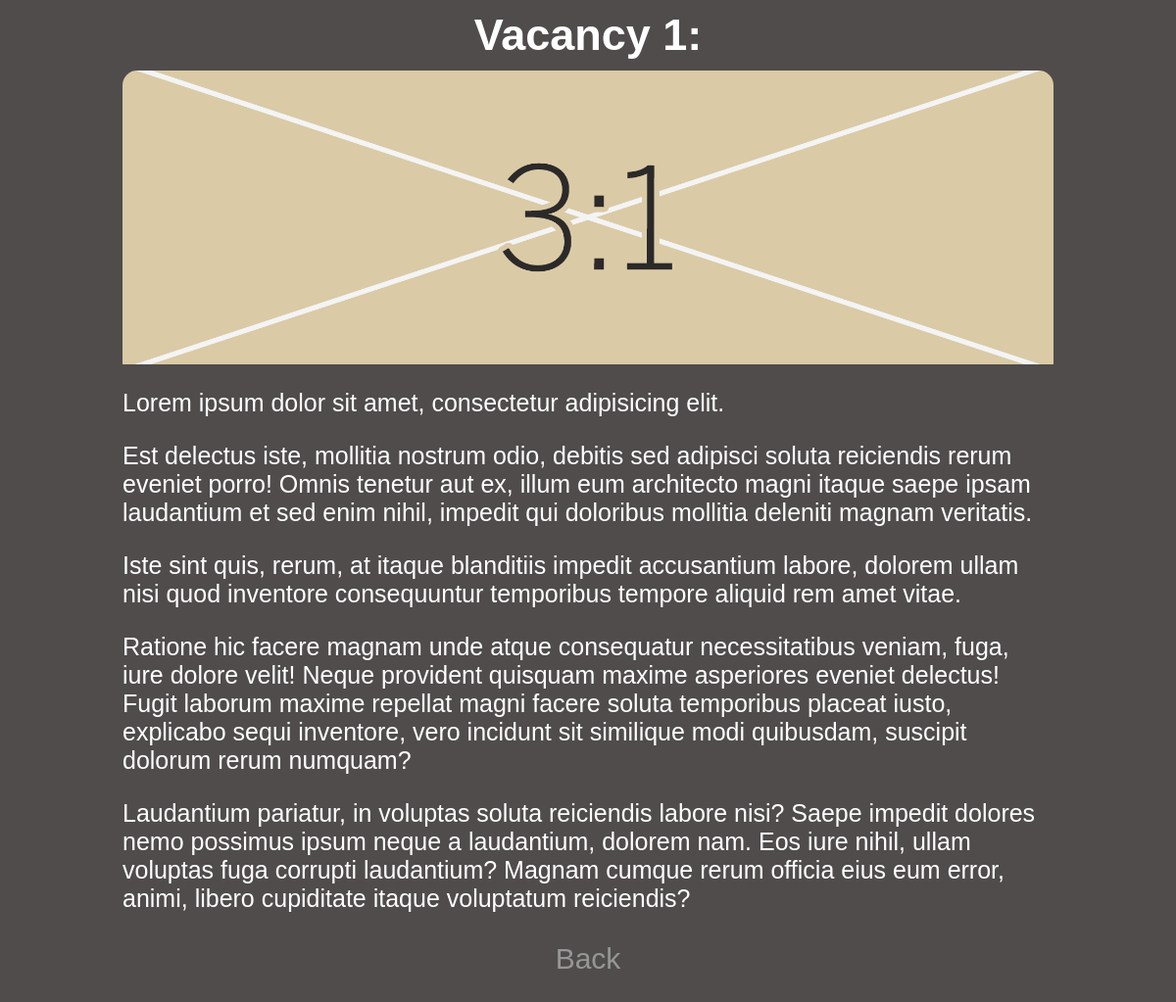
The page /posts/vacancies/vacancy_1/ on the database its author committed.
### app/models.py (models this page shows, shortened)
class Vacancy(models.Model):
    title_vac = models.CharField(max_length=100, verbose_name='Title', db_index=True)
    image_vac = models.ImageField(upload_to='media/%Y/%m/%d', blank=True, verbose_name='Photo Vacancy (3:1)')
    text_vac = RichTextField(max_length=5000, blank=True, null=True)
    is_pub_vac = models.BooleanField(default=False, verbose_name='Vacancy Published')
    slug_vac = models.SlugField(unique=True, verbose_name='URL', blank=True)
    added_vac = models.DateTimeField(auto_now_add=True, verbose_name='Added')
    updated_vac = models.DateTimeField(auto_now=True, verbose_name='Updated')
    is_top = models.BooleanField(default=False, verbose_name='At the top of the page')

### app/views.py (the view)
# urls.py: path('posts/vacancies/<slug:id_slug_vac>/', vacancies, name='vacancy'),
def vacancies(request, id_slug_vac):
    vac = get_object_or_404(Vacancy, slug_vac=id_slug_vac)
    return render(request, 'app_temp/vacancy.html', {
        'vac': vac,
        'id_slug_vac': id_slug_vac,
    })

### app/templates/app_temp/vacancy.html
{% extends 'app_temp/base.html' %}
{% block vacancies %}
    <h1>{{ vac.title_vac }}</h1>
    {% if vac.image_vac %}
        <img class="photo_vac" src="{{ vac.image_vac.url }}" alt="">
    {% endif %}
    <div class="text_vac_vacancies">
        <p style="margin: 0;">
            {{ vac.text_vac|safe }}
        </p>
    </div>
    <a class="back_link" href="{% url 'posts' %}">Back</a>
{% endblock vacancies %}

### app/static/app_static/css/style.css (style rules this page uses)
body { background-color: rgb(80, 76, 76); }
h1, h2 { display: block; width: fit-content; margin: 10px auto; font-family: sans-serif; font-size: 45px; color: white; }

### app/static/app_static/css/article.css (style rules this page uses)
.back_link { text-decoration: none; color: rgb(151, 150, 150); display: block; width: fit-content; margin: 30px auto; font-family: sans-serif; font-size: 30px; }

### app/static/app_static/css/vacancies.css (style rules this page uses)
.text_vac_vacancies { max-width: 950px; margin: 25px auto; min-height: 200px; text-align: left; font-size: 25px; color: white; font-family: sans-serif; padding-left: 15px; padding-right: 15px; }
.photo_vac { display: block; margin: 0 auto; width: 950px; height: 300px; object-fit: cover; border-radius: 15px 15px 0 0; }

### rows shown on the page
Vacancy: title_vac "Vacancy 1:", image_vac (picture), text_vac "Lorem ipsum dolor sit amet, consectetur adipisicing elit. Est delectus iste, mollitia nostrum odio, debitis sed adipisci soluta reiciendis rerum eveniet porro! Omnis tenetur aut ex, illum eum architecto magni itaque saepe ipsam laudantium et sed enim nihil, impedit qui doloribus mollitia deleniti magnam veritatis. Iste sint quis, rerum, at itaque blanditiis impedit accusantium labore, dolorem ullam nisi quod inventore consequuntur temporibus tempore aliquid rem amet vitae. Ratione hic facere magnam unde atque consequatur necessitatibus veniam, fuga, iure dolore velit! Neque provident quisquam maxime asperiores eveniet delectus! Fugit laborum maxime repellat magni facere soluta temporibus…"
